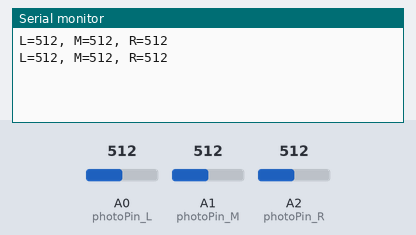
This sketch was run on a simulated Arduino Uno, built with avr-gcc and run on an emulated ATmega328P. Shown: the last lines printed to the serial monitor. Inputs (shaded band) come from the test bench; at power-on: A0 (photoPin_L) = 512, A1 (photoPin_M) = 512, A2 (photoPin_R) = 512.

Above: at 1.8 s.
1.9 s: A0 (photoPin_L) set to 716
At 2.4 s:
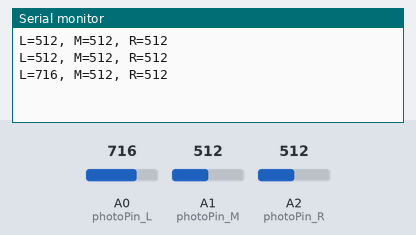
3.4 s: A1 (photoPin_M) set to 716
At 4.7 s:
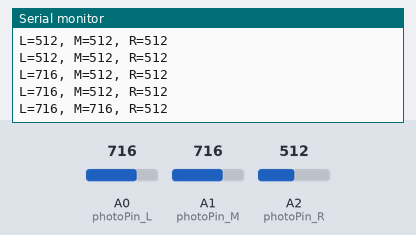
4.9 s: A2 (photoPin_R) set to 716
At 5.8 s:
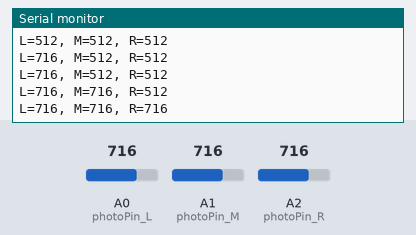
6.4 s: A0 (photoPin_L) set to 900
At 7.6 s:
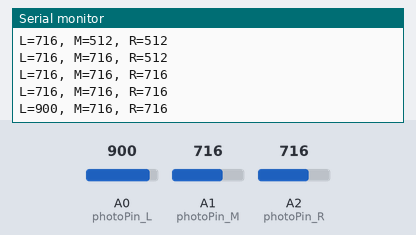
7.9 s: A1 (photoPin_M) set to 900
At 8.4 s:
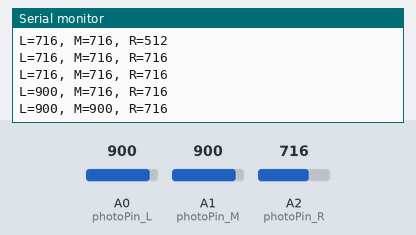
9.4 s: A2 (photoPin_R) set to 900
At 10.8 s:
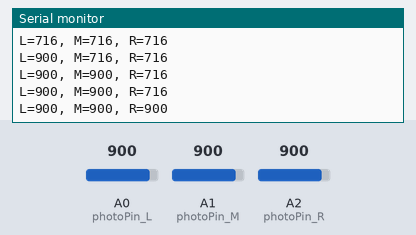
Timing chart, 0 to 11.9 s (numbered marks = the images above; inputs shaded):
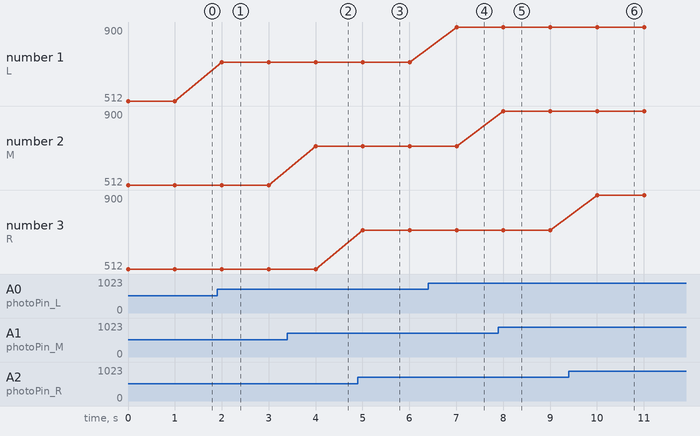

The sketch:

cds_x3.ino
```cpp
// 定義光敏電阻的腳位
const int photoPin_L = A0; // 左光敏電阻 腳位
const int photoPin_M = A1; // 中光敏電阻 腳位
const int photoPin_R = A2; // 右光敏電阻 腳位

int valL, valM, valR;  // 記錄左/中/右光感值

void setup() {
  Serial.begin(9600);
}

void loop() {
  // 讀取左/中/右光感值
  valL = analogRead(photoPin_L);
  valM = analogRead(photoPin_M);
  valR = analogRead(photoPin_R);

  // 將左/中/右光感值透過 Serial 輸出到電腦
  Serial.println(String("L=") + valL + ", M=" + valM + ", R=" + valR);

  delay(1000);
}
```

Measured:
- after the input at 1.9 s, the serial monitor: prints a new line after 0.10 s (image 1)
- after the input at 3.4 s, the serial monitor: prints a new line after 0.60 s (image 2)
- after the input at 4.9 s, the serial monitor: prints a new line after 0.10 s (image 3)
- after the input at 6.4 s, the serial monitor: prints a new line after 0.61 s (image 4)
- after the input at 7.9 s, the serial monitor: prints a new line after 0.11 s (image 5)
- after the input at 9.4 s, the serial monitor: prints a new line after 0.61 s (image 6)
- plotted number 1: 512 → 716 after the input at 1.9 s, 716 → 900 after the input at 6.4 s
